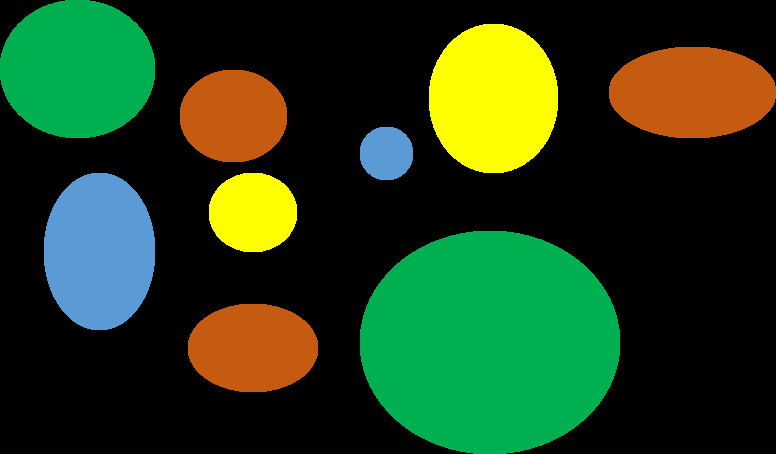
#> input picture bolasDiferentesMedidas.png, 776 x 454 px
$ python contarColores.py
#> lines starting #> are read from the running program, lines starting #| are printed output that depends on the picture; after the words box and inside, x2 and y2 are one past the last pixel; in counts of white or black regions, pixels touching at a corner belong together
import cv2
import numpy as np

# Cargar la imagen
image = cv2.imread('bolasDiferentesMedidas.png')
#> image is the input picture: shape (454, 776, 3); mean B, G, R 25.5, 61.1, 35.6

# Convertir la imagen a formato HSV
hsv_image = cv2.cvtColor(image, cv2.COLOR_BGR2HSV)
#> hsv_image: shape (454, 776, 3); mean H, S, V 20.8, 86.6, 72.6

# Definir el rango de color amarillo en HSV
lower_yellow = np.array([20, 100, 100])
upper_yellow = np.array([30, 255, 255])

# Crear una máscara con el rango de color amarillo
mask_yellow = cv2.inRange(hsv_image, lower_yellow, upper_yellow)
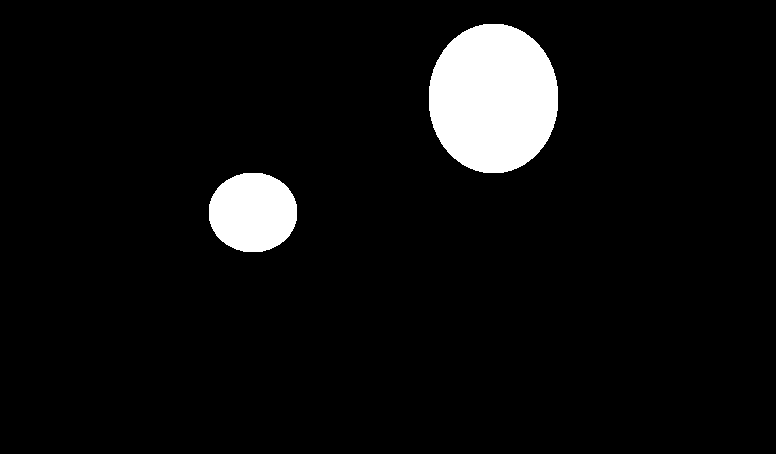
#> mask_yellow: shape (454, 776); 5.9% white; 2 white regions

# Encontrar los contornos en la máscara amarilla
contours_yellow, _ = cv2.findContours(mask_yellow, cv2.RETR_EXTERNAL, cv2.CHAIN_APPROX_SIMPLE)
#> contours_yellow = 2 contours; box (x1, y1, x2, y2) and area: (429, 24, 558, 173) 15112, (209, 173, 297, 252) 5450

# Filtrar y contar los contornos amarillos con un área significativa
min_area = 500  # Ajusta este valor según el tamaño de los objetos
yellow_objects = [cnt for cnt in contours_yellow if cv2.contourArea(cnt) > min_area]
#> yellow_objects has the same summary as contours_yellow

# Definir el rango de color naranja en HSV
lower_orange = np.array([10, 100, 100])
upper_orange = np.array([20, 255, 255])

# Crear una máscara con el rango de color naranja
mask_orange = cv2.inRange(hsv_image, lower_orange, upper_orange)
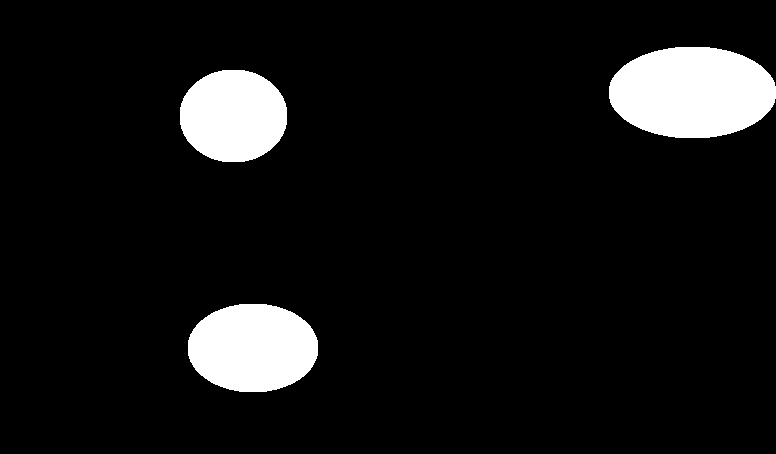
#> mask_orange: shape (454, 776); 8.3% white; 3 white regions

# Encontrar los contornos en la máscara naranja
contours_orange, _ = cv2.findContours(mask_orange, cv2.RETR_EXTERNAL, cv2.CHAIN_APPROX_SIMPLE)
#> contours_orange = 3 contours; box (x1, y1, x2, y2) and area: (609, 47, 776, 138) 11938, (188, 304, 318, 392) 9000, (180, 70, 287, 162) 7736

# Filtrar y contar los contornos naranjas con un área significativa
orange_objects = [cnt for cnt in contours_orange if cv2.contourArea(cnt) > min_area]
#> orange_objects has the same summary as contours_orange

# Dibujar los contornos detectados en la imagen original
cv2.drawContours(image, yellow_objects, -1, (255, 255, 255), 3)  # Amarillo para amarillo
cv2.drawContours(image, orange_objects, -1, (0, 165, 255), 3)  # Naranja para naranja
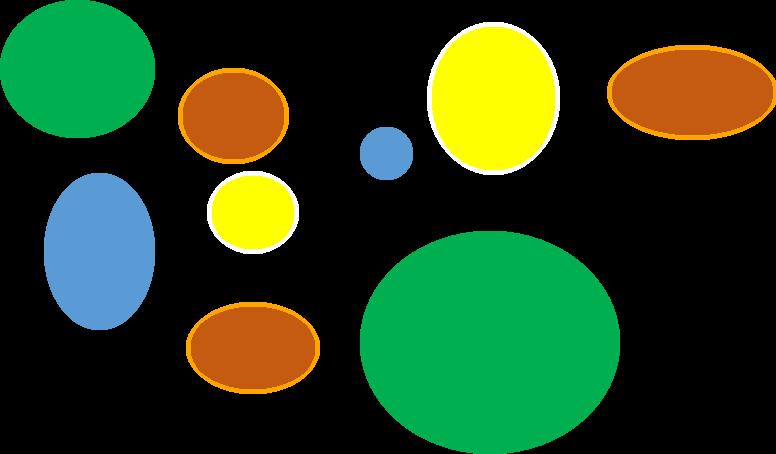
#> image: shape (454, 776, 3); mean B, G, R 27.6, 63.6, 38.4

# Mostrar el número de objetos detectados
print(f"Número de objetos amarillos detectados: {len(yellow_objects)}")
#| Número de objetos amarillos detectados: 2
print(f"Número de objetos naranjas detectados: {len(orange_objects)}")
#| Número de objetos naranjas detectados: 3

# Comparar el número de objetos
if len(yellow_objects) > len(orange_objects):
    print("Hay más objetos amarillos que naranjas.")
elif len(yellow_objects) < len(orange_objects):
    print("Hay más objetos naranjas que amarillos.")
else:
    print("El número de objetos amarillos y naranjas es igual.")

# Mostrar la imagen con los contornos dibujados
cv2.imshow('Objetos Amarillos y Naranjas Detectados', image)
cv2.waitKey(0)
cv2.destroyAllWindows()
